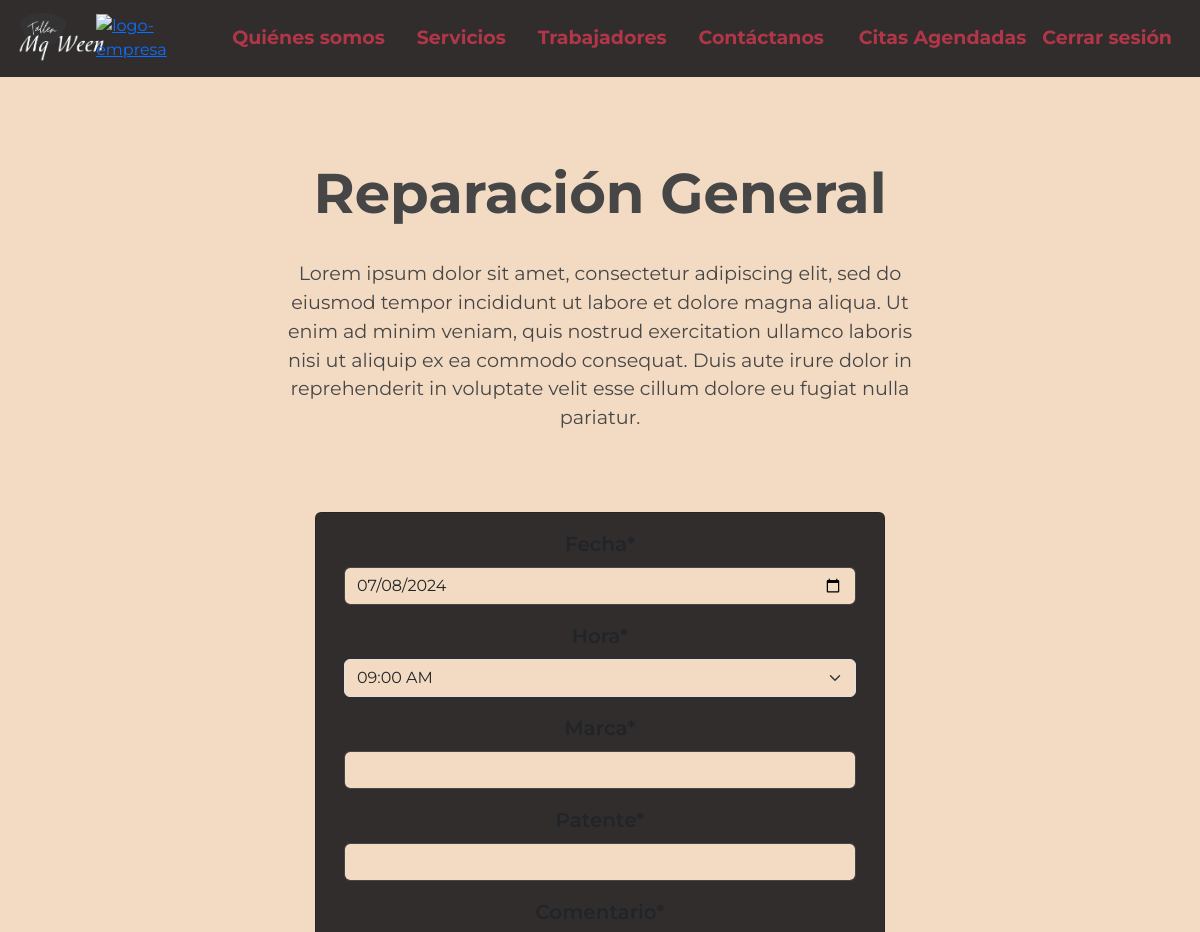
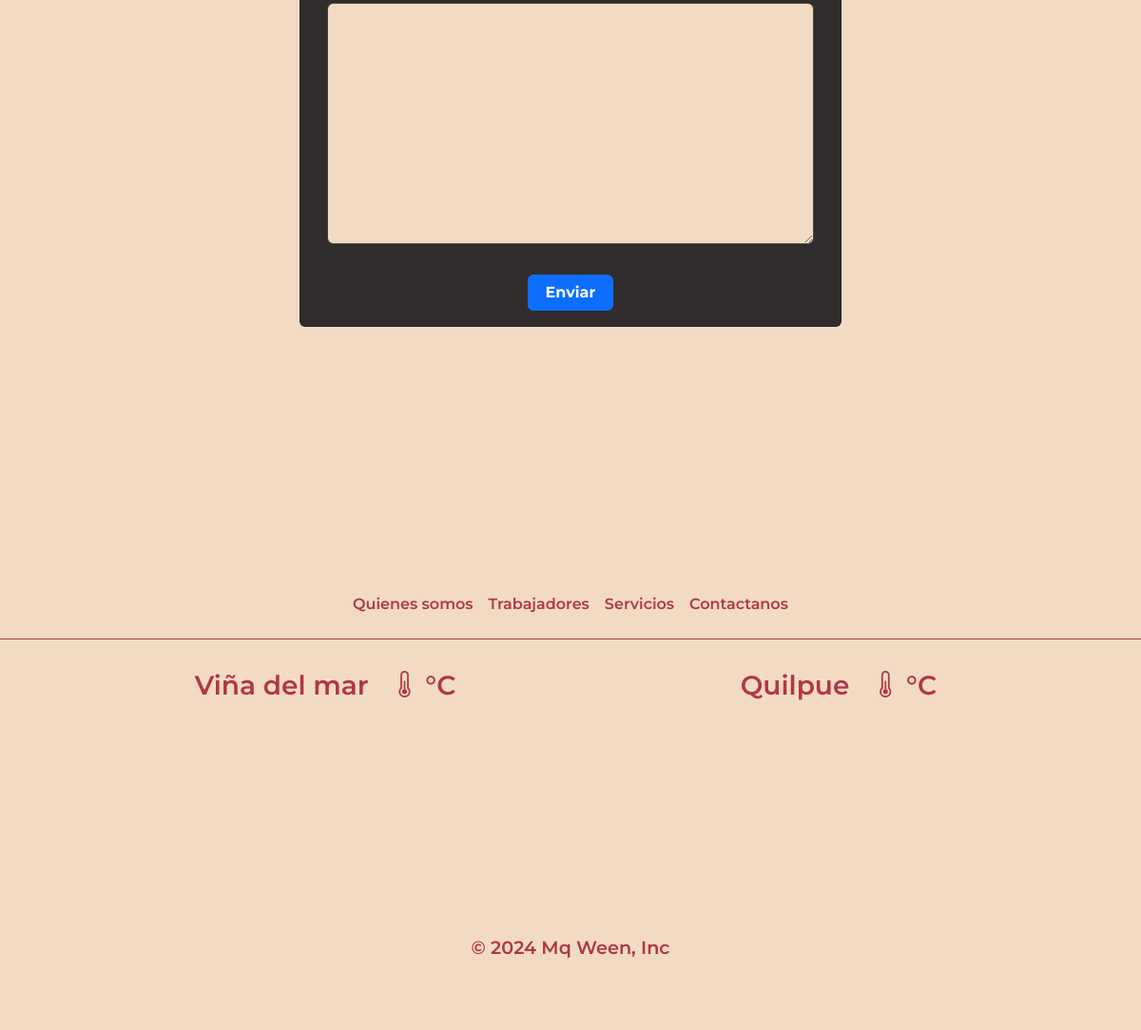
Screenshot of /servicio_detail/3/ (signed in) with the database file from the repository (2 pictures, top to bottom).
### base/models.py (models this page shows, shortened)
class Servicio(models.Model):
    id_servicio = models.AutoField(primary_key=True)
    nombre = models.CharField(max_length=50)
    precio = models.IntegerField(null=True,validators=[MaxValueValidator(9999999999)])
    descripcion = models.TextField()
    imagen = models.ImageField(upload_to='servicios', null=True, blank=True)
    def __str__(self):
        return self.nombre

### base/views.py (the view, shortened to what this page needs)
# urls.py: path('servicio_detail/<int:id_servicio>/',views.servicio_detail, name='servicio_detail'),
@login_required
def servicio_detail(request,id_servicio):
    servicio = get_object_or_404(Servicio, id_servicio=id_servicio)
    usuario, created = clienteUser.objects.get_or_create(user=request.user)
    form = citaForm();
    context = {'servicio':servicio,'form':form}
    return render(request, 'base/servicio_detail.html', context)

### base/forms.py
class citaForm(forms.ModelForm):
    fecha = forms.DateField(required=True,initial=datetime.date.today,widget=NumberInput(attrs={'type': 'date'}))
    hora = forms.ChoiceField(required=True,choices=HORAS_DISPONIBLES,widget=forms.Select())
    marca = forms.CharField(required=True,max_length=50)
    patente = forms.CharField(required=True,max_length=50)
    comentario = forms.CharField(required=True,widget=forms.Textarea)
    class Meta:
        model = Cita
        fields = ['fecha', 'hora', 'marca', 'patente', 'comentario']

### base/templates/base/servicio_detail.html (shortened to what this page needs)
{% extends '../base.html' %}
{% load static %}
{% load crispy_forms_tags %}
{% block content %}
<link rel="stylesheet" href="{% static 'css/servicios.css' %}">
    <section>
        <h1>{{servicio}}</h1>
        <div class="d-flex justify-content-center align-items-center" style="height: auto; width: 40rem; margin: auto;">
            <div class="text-center" style="width: 100%; height: 100%;">
                <p>{{ servicio.descripcion }}</p>
            </div>
        </div>
        <div class="container mt-5 mb-5">
            <div class="row justify-content-center">
                <div class="card col-md-6" style="background-color: var(--negro);">
                    <form method="POST" enctype="multipart/form-data" class="needs-validation" novalidate>
                        <div class="form-group texto-color fs-5 fw-semibold p-3">
                            {{form.fecha|as_crispy_field}}
                            {{form.hora|as_crispy_field}}
                            {{form.marca|as_crispy_field}}
                            {{form.patente|as_crispy_field}}
                            {{form.comentario|as_crispy_field}}
                        </div>
                        <div class="d-grid gap-2 col-2 mx-auto">
                            <button type="submit" class="btn btn-primary fw-bold mb-3">Enviar</button>
                        </div>
                    </form>
                </div>
            </div>
        </div>
        <br>
    </section>
    {% endblock %}

### base/static/css/base.css (style rules this page uses)
:root { --rojo: #b03648 !important; --gris: #474646 !important; --piel: #f3dbc3 !important; --amarillo: #dfdf96 !important; --purpura: #612CEE !important; --verde: #5FD315 !important; --celeste: #26CAC0 !important; --naranja: #FF7F50 !important; --azul: #59aaf5 !important; --rosa: #FF1493 !important; --blanco: #FFFFFF !important; --negro: #322D2D !important; --bs-body-bg: var(--piel) !important; }
.form-control { border: 1px solid var(--gris) !important; }
html { font-size: 100%; box-sizing: border-box; }
*, *:before, *:after { box-sizing: inherit; }
* { box-sizing: border-box; text-decoration: none; margin: 0; padding: 0; font-family: 'Montserrat',sans-serif; }
body { margin: 0; background-color: var(--piel); }

### base/static/css/servicios.css (style rules this page uses)
section { background-color: var(--piel); padding-top: 10rem; text-align: center; color: var(--gris); padding-bottom: 10rem; }
h1 { font-weight: bold; font-size: 3.5rem; margin-bottom: 2rem; }
p { font-size: 1.2rem; margin-bottom: 2rem; }

### rows the page displays
Servicio: nombre "Reparación General", descripcion "Lorem ipsum dolor sit amet, consectetur adipiscing elit, sed do eiusmod tempor incididunt ut labore et dolore magna aliqua. Ut enim ad minim veniam, quis nostrud exercitation ullamco laboris nisi ut aliquip ex ea commodo consequat. Duis aute irure dolor in reprehenderit in voluptate velit esse cillum dolore eu fugiat nulla pariatur."
